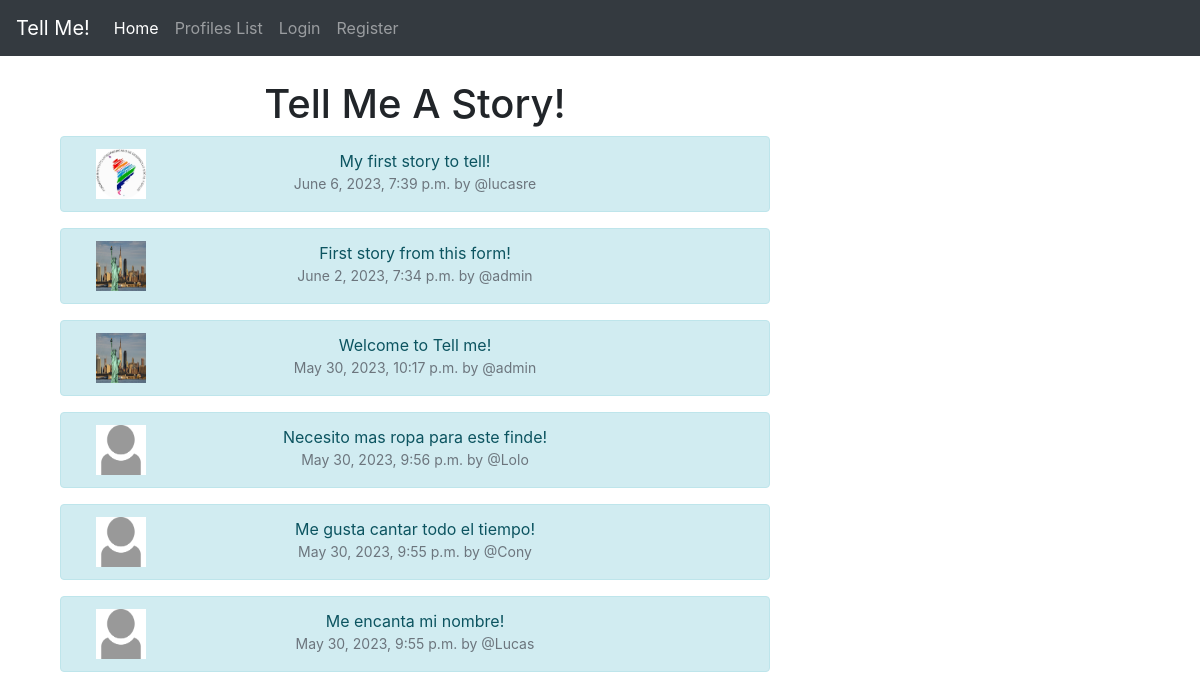
The page / on the database its author committed.
### TellMeApp/models.py (models this page shows, shortened)
class Story(models.Model):
    user = models.ForeignKey(
        User, related_name="story",
        on_delete=models.DO_NOTHING
    )
    body = models.CharField(max_length=70)
    created_at = models.DateTimeField(auto_now_add=True)
    likes = models.ManyToManyField(User, related_name="story_like", blank=True)

class Profile(models.Model):
    user = models.OneToOneField(User, on_delete=models.CASCADE)
    follows = models.ManyToManyField("self",
        related_name="followed_by",
        symmetrical=False,
        blank=True)
    date_modified = models.DateTimeField(User, auto_now=True)
    profile_image = models.ImageField(null=True, blank=True, upload_to="images/")
    profile_bio = models.CharField(null=True, blank=True, max_length=100)
    website_link = models.CharField(null=True, blank=True, max_length=50)
    facebook_link = models.CharField(null=True, blank=True, max_length=50)
    instagram_link = models.CharField(null=True, blank=True, max_length=50)
    linkedin_link = models.CharField(null=True, blank=True, max_length=50)

### TellMeApp/views.py (the view)
# urls.py: path('', views.home, name='home'),
def home(request):
    if request.user.is_authenticated:
        form = StoryForm(request.POST or None)
        if request.method == "POST":
            if form.is_valid():
                story = form.save(commit=False)
                story.user = request.user
                story.save()
                messages.success(request, ("Your Story has been posted!"))
                return redirect('home')
        stories = Story.objects.all().order_by("-created_at")
        return render(request, 'home.html', {"stories": stories, "form": form})
    else:
        stories = Story.objects.all().order_by("-created_at")
        return render(request, 'home.html', {"stories": stories})

### TellMeApp/templates/home.html (shortened to what this page needs)
{% extends 'base.html' %}
{% load static %}
{% block content %}
<div class="container text-center">
        <div class="row">
            <div class="col-8">
                <h1>Tell Me A Story!</h1>
                {% for story in stories %}
                        <div class="alert alert-info" role="alert">
                            <div class="container">
                                <div class ="row">
                                    <div class = "col-1">
                                        {% if story.user.profile.profile_image %}
                                        <img src="{{ story.user.profile.profile_image.url}}"
                                             class ="" height=50 width=50>
                                        {% else %}
                                        <img src="{% static 'images/no_profile_pic.jpg' %}"
                                             class="" height=50 width=50 alt="Profile Image">
                                        {% endif %}
                                    </div>
                                        <div class = "col-10">
                            <div class = "col-12">
                                {{ story.body }}
                                <small class="text-muted"></br>
                                    {{ story.created_at }} by @{{ story.user.username }}
                                </small>
                            </div>
                                        </div>
                                </div>
                        </div>
                    </div>
                    {% endfor %}
            </div>
<div class="col-4">
</div>
{% endblock %}

### rows shown on the page
Story: user.profile.profile_image (picture), body "My first story to tell!", created_at "June 6, 2023, 7:39 p.m.", user.username "lucasre"
Story: user.profile.profile_image (picture), body "First story from this form!", created_at "June 2, 2023, 7:34 p.m.", user.username "admin"
Story: user.profile.profile_image (picture), body "Welcome to Tell me!", created_at "May 30, 2023, 10:17 p.m.", user.username "admin"
Story: body "Necesito mas ropa para este finde!", created_at "May 30, 2023, 9:56 p.m.", user.username "Lolo"
Story: body "Me gusta cantar todo el tiempo!", created_at "May 30, 2023, 9:55 p.m.", user.username "Cony"
Story: body "Me encanta mi nombre!", created_at "May 30, 2023, 9:55 p.m.", user.username "Lucas"
